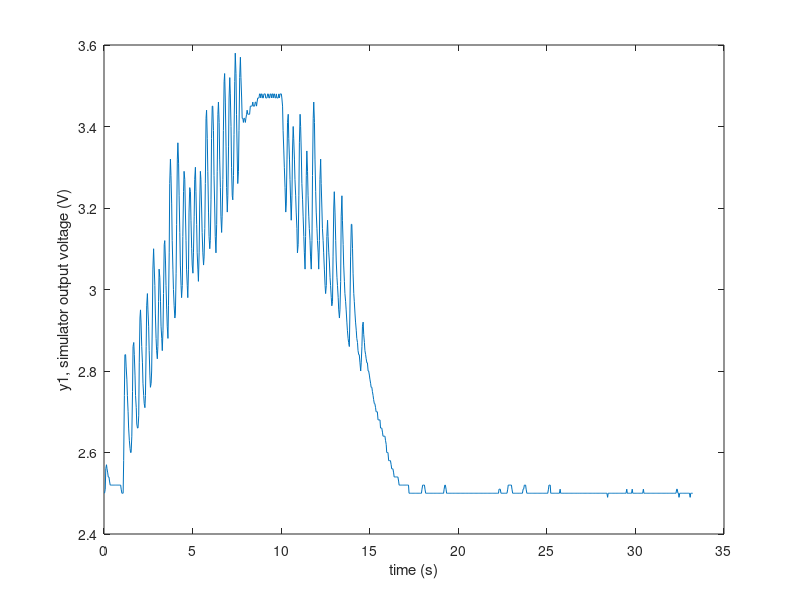
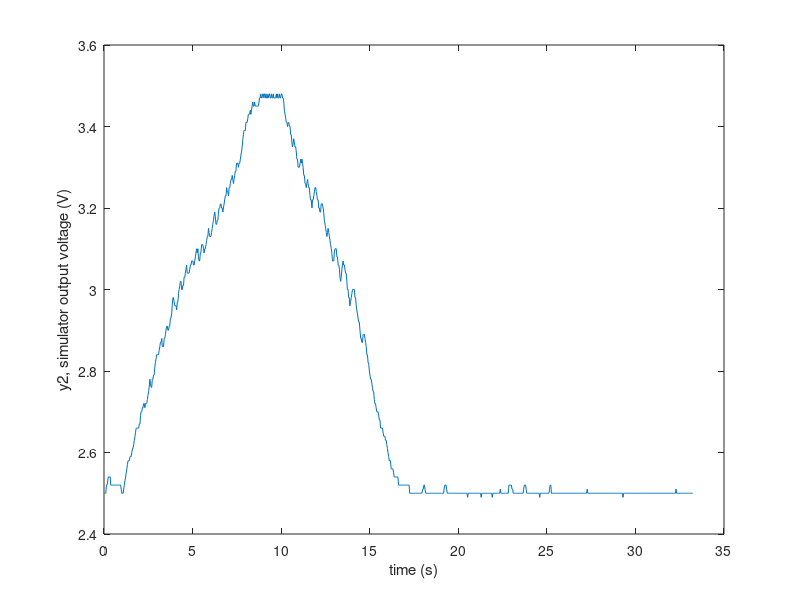
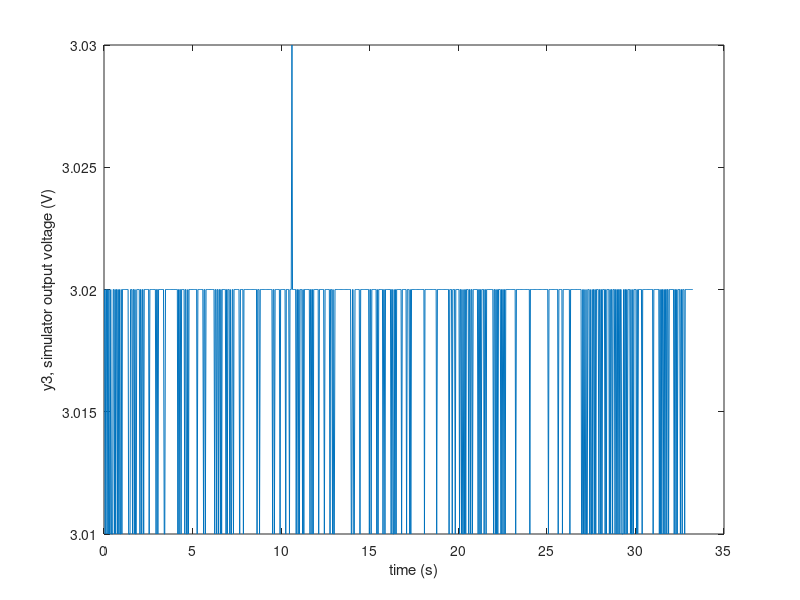
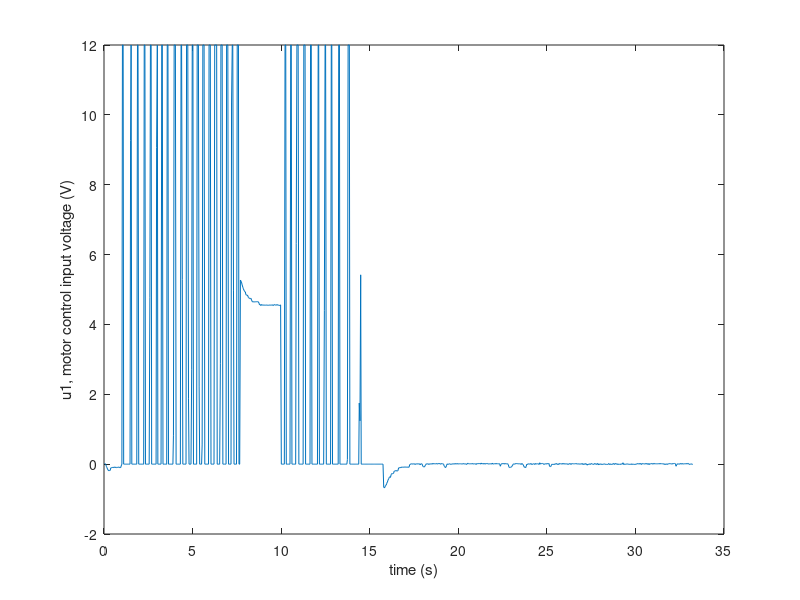

The MATLAB source for these figures, in order:

% delete all variables
clear;

% close existing figure windows
close ALL;

% load array from file into matlab
% note that columns can be separated by space / tab or commas in matlab

temp = importdata('output.txt', ',', 1);
A = temp.data;
%delete temp;

%A = load('output.txt');


% file format (note y1, y2, y3 refer to voltages from the simulator
% and not control outputs here)
% time(s),y1,y2,y3,u1,wb,wf

k = 1;
t  = A(:,k); k = k + 1;

y1 = A(:,k); k = k + 1;
y2 = A(:,k); k = k + 1;
y3 = A(:,k); k = k + 1;

u1 = A(:,k); k = k + 1;
u2 = A(:,k); k = k + 1;

wb = A(:,k); k = k + 1;
wf = A(:,k); k = k + 1;

k = 1;

figure(k); k = k + 1;
plot(t,y1);
ylabel('y1, simulator output voltage (V)');
xlabel('time (s)');

figure(k); k = k + 1;
plot(t,y2);
ylabel('y2, simulator output voltage (V)');
xlabel('time (s)');

figure(k); k = k + 1;
plot(t,y3);
ylabel('y3, simulator output voltage (V)');
xlabel('time (s)');

figure(k); k = k + 1;
plot(t,u1);
ylabel('u1, motor control input voltage (V)');
xlabel('time (s)');

figure(k); k = k + 1;
plot(t,u2);
ylabel('u2, motor control input voltage (V)');
xlabel('time (s)');

figure(k); k = k + 1;
plot(t,wb);
ylabel('back wheel velocity, wb (rad/s)');
xlabel('time (s)');

figure(k); k = k + 1;
plot(t,wf);
ylabel('forward wheel velocity, wf (rad/s)');
xlabel('time (s)');

figure(k); k = k + 1;
plot(t,wb,t,wf,'r');
ylabel('wheel velocity (rad/s)');
xlabel('time (s)');
legend('back wheel velocity wb','forward wheel velocity wf');